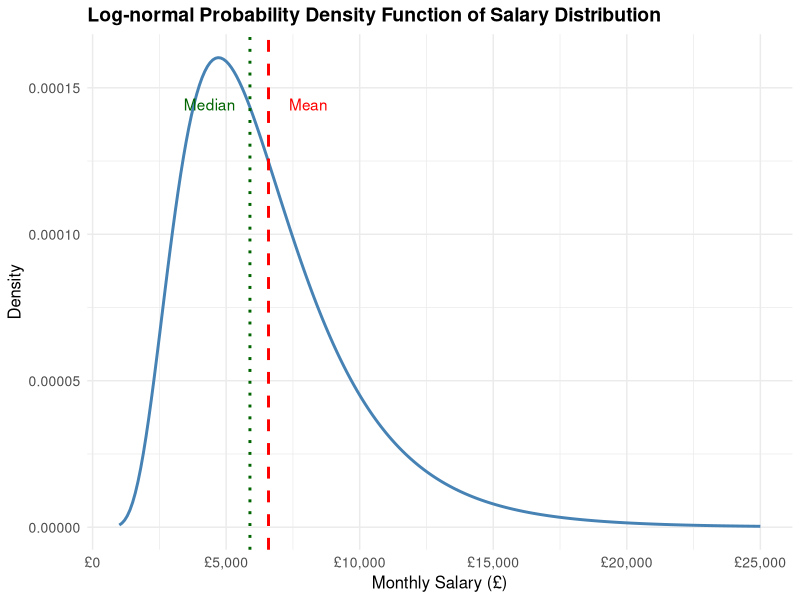
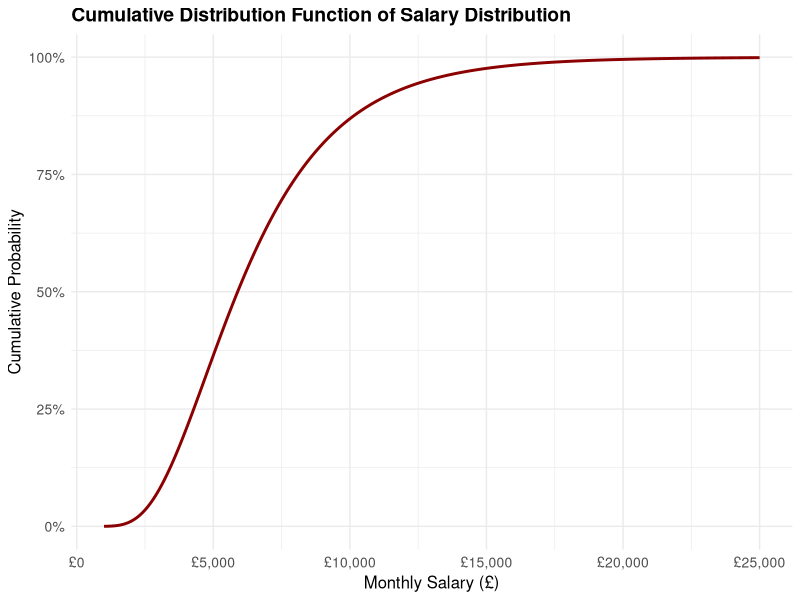
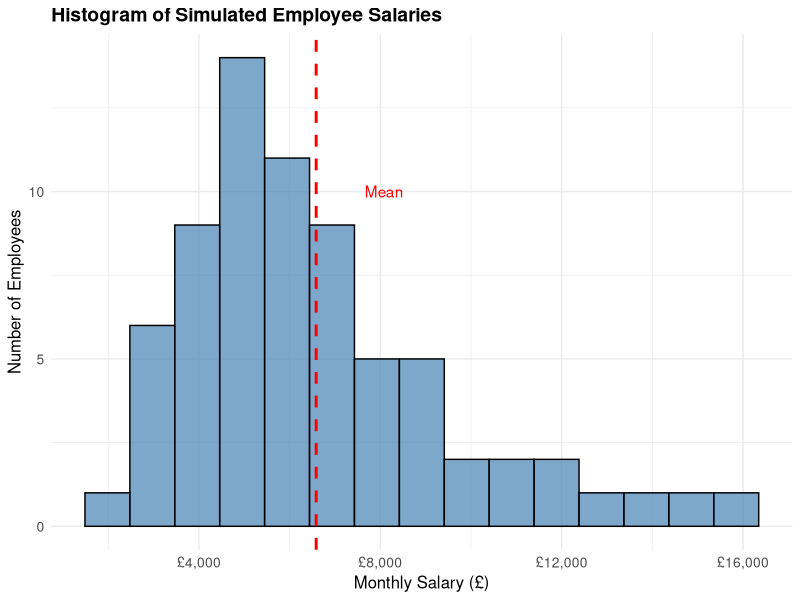
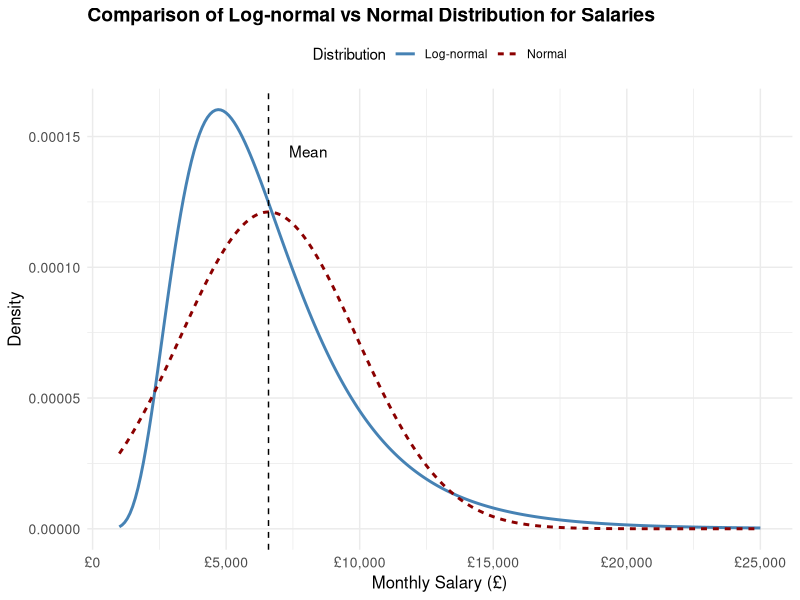
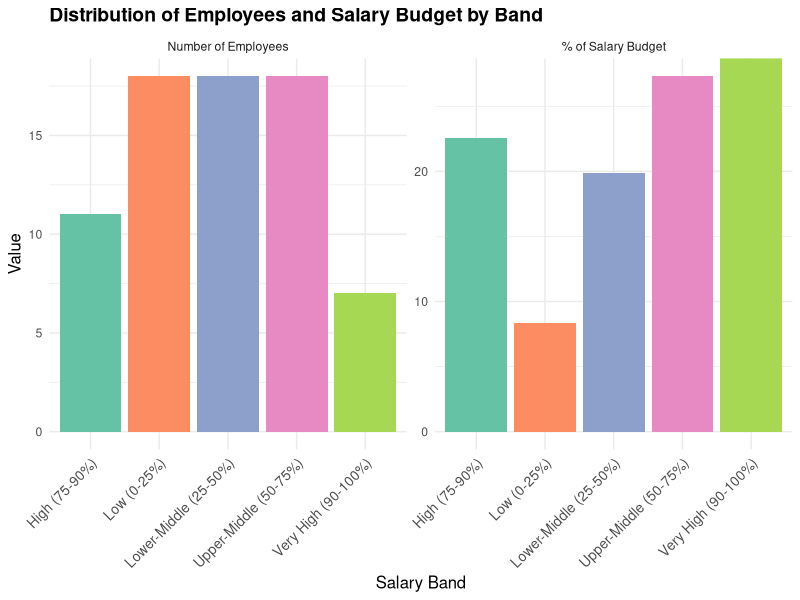
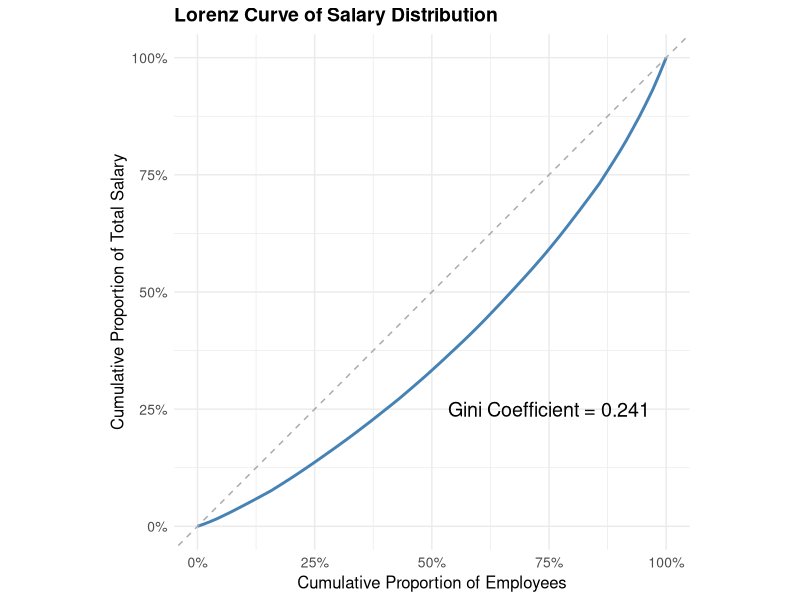

The R script that drew these images, in order:
## ---- chunk 1
knitr::opts_chunk$set(echo = TRUE, warning = FALSE, message = FALSE)
# Check and install required packages if needed
if (!require("ggplot2")) install.packages("ggplot2")
if (!require("dplyr")) install.packages("dplyr")
if (!require("scales")) install.packages("scales")
if (!require("knitr")) install.packages("knitr")
if (!require("tidyr")) install.packages("tidyr")

# Load required libraries
library(ggplot2)
library(dplyr)
library(scales)
library(knitr)
library(tidyr)
## ---- chunk 2
# Company parameters
total_monthly_salary <- 461000  # Total monthly salary expenditure in GBP
num_employees <- 70             # Number of employees
mean_salary <- total_monthly_salary / num_employees  # Mean monthly salary

# Display basic statistics
company_stats <- data.frame(
  Statistic = c("Total Monthly Salary Expenditure", "Number of Employees", "Mean Monthly Salary"),
  Value = c(paste0("£", format(total_monthly_salary, big.mark=",")), 
            num_employees, 
            paste0("£", format(mean_salary, digits=2, big.mark=",", nsmall=2)))
)

kable(company_stats, align = "lr", caption = "Company Parameters")
## ---- chunk 3
# Assume a coefficient of variation (CV) for salaries
cv <- 0.5  # Typical for medium-sized companies

# Calculate log-normal parameters
sigma_squared <- log(1 + cv^2)
sigma <- sqrt(sigma_squared)
mu <- log(mean_salary) - sigma_squared/2

# Display log-normal parameters
lognormal_params <- data.frame(
  Parameter = c("μ (mu)", "σ (sigma)", "σ² (sigma squared)"),
  Value = c(round(mu, 4), round(sigma, 4), round(sigma_squared, 4)),
  Description = c("Mean of logarithm of salary", 
                  "Standard deviation of logarithm of salary", 
                  "Variance of logarithm of salary")
)

kable(lognormal_params, align = "llr", caption = "Log-normal Distribution Parameters")
## ---- chunk 4
# Create sequence of salary values
salary_seq <- seq(1000, 25000, by = 100)

# Calculate PDF values
pdf_values <- dlnorm(salary_seq, meanlog = mu, sdlog = sigma)

# Create data frame for plotting
pdf_df <- data.frame(
  Salary = salary_seq,
  Density = pdf_values
)

# Plot PDF
pdf_plot <- ggplot(pdf_df, aes(x = Salary, y = Density)) +
  geom_line(size = 1, color = "steelblue") +
  geom_vline(xintercept = mean_salary, linetype = "dashed", color = "red", size = 1) +
  geom_vline(xintercept = exp(mu), linetype = "dotted", color = "darkgreen", size = 1) +
  annotate("text", x = mean_salary + 1500, y = max(pdf_values) * 0.9, 
           label = "Mean", color = "red") +
  annotate("text", x = exp(mu) - 1500, y = max(pdf_values) * 0.9, 
           label = "Median", color = "darkgreen") +
  labs(
    title = "Log-normal Probability Density Function of Salary Distribution",
    x = "Monthly Salary (£)",
    y = "Density"
  ) +
  scale_x_continuous(labels = scales::comma_format(prefix = "£")) +
  theme_minimal() +
  theme(
    plot.title = element_text(size = 14, face = "bold"),
    axis.title = element_text(size = 12),
    axis.text = element_text(size = 10)
  )

print(pdf_plot)
## ---- chunk 5
# Calculate CDF values
cdf_values <- plnorm(salary_seq, meanlog = mu, sdlog = sigma)

# Create data frame for plotting
cdf_df <- data.frame(
  Salary = salary_seq,
  Cumulative_Probability = cdf_values
)

# Plot CDF
cdf_plot <- ggplot(cdf_df, aes(x = Salary, y = Cumulative_Probability)) +
  geom_line(size = 1, color = "darkred") +
  labs(
    title = "Cumulative Distribution Function of Salary Distribution",
    x = "Monthly Salary (£)",
    y = "Cumulative Probability"
  ) +
  scale_x_continuous(labels = scales::comma_format(prefix = "£")) +
  scale_y_continuous(labels = scales::percent_format()) +
  theme_minimal() +
  theme(
    plot.title = element_text(size = 14, face = "bold"),
    axis.title = element_text(size = 12),
    axis.text = element_text(size = 10)
  )

print(cdf_plot)
## ---- chunk 6
# Define percentiles of interest
percentiles <- c(0.1, 0.25, 0.5, 0.75, 0.9, 0.95, 0.99)

# Calculate salary at each percentile
salary_percentiles <- qlnorm(percentiles, meanlog = mu, sdlog = sigma)

# Create data frame for display
percentile_df <- data.frame(
  Percentile = paste0(percentiles * 100, "%"),
  Monthly_Salary = paste0("£", format(round(salary_percentiles), big.mark=",")),
  Annual_Salary = paste0("£", format(round(salary_percentiles * 12), big.mark=",")),
  Estimated_Employees = round(c(
    num_employees * 0.10,  # 10th percentile
    num_employees * 0.15,  # 25th percentile
    num_employees * 0.25,  # 50th percentile
    num_employees * 0.15,  # 75th percentile
    num_employees * 0.10,  # 90th percentile
    num_employees * 0.05,  # 95th percentile
    num_employees * 0.03   # 99th percentile
  ))
)

# Add executive level
percentile_df <- rbind(percentile_df, data.frame(
  Percentile = "Top (executives)",
  Monthly_Salary = "£22,500+",
  Annual_Salary = "£270,000+",
  Estimated_Employees = 2
))

kable(percentile_df, align = "llrr", caption = "Salary Percentiles and Distribution of Employees")
## ---- chunk 7
# Set seed for reproducibility
set.seed(123)

# Simulate 70 salaries from log-normal distribution
simulated_salaries <- rlnorm(num_employees, meanlog = mu, sdlog = sigma)

# Adjust to ensure total matches exactly £461,000
adjustment_factor <- total_monthly_salary / sum(simulated_salaries)
simulated_salaries <- simulated_salaries * adjustment_factor

# Create data frame for simulated employees
employee_df <- data.frame(
  Employee_ID = 1:num_employees,
  Monthly_Salary = simulated_salaries
) %>%
  arrange(desc(Monthly_Salary))

# Create histogram of simulated salaries
salary_hist <- ggplot(employee_df, aes(x = Monthly_Salary)) +
  geom_histogram(bins = 15, fill = "steelblue", color = "black", alpha = 0.7) +
  geom_vline(xintercept = mean_salary, linetype = "dashed", color = "red", size = 1) +
  annotate("text", x = mean_salary + 1500, y = 10, 
           label = "Mean", color = "red") +
  labs(
    title = "Histogram of Simulated Employee Salaries",
    x = "Monthly Salary (£)",
    y = "Number of Employees"
  ) +
  scale_x_continuous(labels = scales::comma_format(prefix = "£")) +
  theme_minimal() +
  theme(
    plot.title = element_text(size = 14, face = "bold"),
    axis.title = element_text(size = 12),
    axis.text = element_text(size = 10)
  )

print(salary_hist)

# Display top 10 highest-paid employees
top_10 <- head(employee_df, 10) %>%
  mutate(
    # Store numeric values for calculations
    Monthly_Value = Monthly_Salary,
    Annual_Value = Monthly_Value * 12,
    # Format for display
    Monthly_Salary = paste0("£", format(round(Monthly_Value), big.mark=",")),
    Annual_Salary = paste0("£", format(round(Annual_Value), big.mark=","))
  ) %>%
  select(Employee_ID, Monthly_Salary, Annual_Salary)

kable(top_10, align = "rrr", caption = "Top 10 Highest-Paid Employees (Simulated)")

## ---- chunk 8
# Calculate normal distribution parameters that would give same mean
normal_mean <- mean_salary
normal_sd <- mean_salary * cv  # Using same coefficient of variation

# Generate normal pdf
normal_pdf <- dnorm(salary_seq, mean = normal_mean, sd = normal_sd)

# Combined data frame for comparison
comparison_df <- data.frame(
  Salary = rep(salary_seq, 2),
  Density = c(pdf_values, normal_pdf),
  Distribution = rep(c("Log-normal", "Normal"), each = length(salary_seq))
)

# Plot comparison
comparison_plot <- ggplot(comparison_df, aes(x = Salary, y = Density, color = Distribution, linetype = Distribution)) +
  geom_line(size = 1) +
  geom_vline(xintercept = mean_salary, linetype = "dashed", color = "black", size = 0.5) +
  annotate("text", x = mean_salary + 1500, y = max(comparison_df$Density) * 0.9, 
           label = "Mean", color = "black") +
  labs(
    title = "Comparison of Log-normal vs Normal Distribution for Salaries",
    x = "Monthly Salary (£)",
    y = "Density"
  ) +
  scale_x_continuous(labels = scales::comma_format(prefix = "£")) +
  scale_color_manual(values = c("Log-normal" = "steelblue", "Normal" = "darkred")) +
  theme_minimal() +
  theme(
    plot.title = element_text(size = 14, face = "bold"),
    axis.title = element_text(size = 12),
    axis.text = element_text(size = 10),
    legend.position = "top"
  )

print(comparison_plot)
## ---- chunk 9
# Create bands based on percentiles
bands <- data.frame(
  Band = c("Low (0-25%)", "Lower-Middle (25-50%)", "Upper-Middle (50-75%)", "High (75-90%)", "Very High (90-100%)"),
  Lower = c(0, 0.25, 0.5, 0.75, 0.9),
  Upper = c(0.25, 0.5, 0.75, 0.9, 1),
  Color = c("#66c2a5", "#fc8d62", "#8da0cb", "#e78ac3", "#a6d854")
)

# Calculate salary ranges for each band
bands$Lower_Salary <- qlnorm(bands$Lower, meanlog = mu, sdlog = sigma)
bands$Upper_Salary <- qlnorm(bands$Upper, meanlog = mu, sdlog = sigma)
bands$Midpoint_Salary <- (bands$Lower_Salary + bands$Upper_Salary) / 2
bands$Employee_Count <- round(num_employees * (bands$Upper - bands$Lower))
bands$Total_Band_Salary <- bands$Midpoint_Salary * bands$Employee_Count
bands$Percentage_Budget <- bands$Total_Band_Salary / total_monthly_salary * 100

# Format for display
bands_display <- bands %>%
  select(Band, Lower_Salary, Upper_Salary, Employee_Count, Percentage_Budget) %>%
  mutate(
    Salary_Range = paste0("£", format(round(Lower_Salary), big.mark=","), " - £", 
                        format(round(Upper_Salary), big.mark=",")),
    Percentage_Budget = paste0(round(Percentage_Budget, 1), "%")
  ) %>%
  select(Band, Salary_Range, Employee_Count, Percentage_Budget)

kable(bands_display, align = "llrr", 
      caption = "Salary Distribution by Percentile Bands")

# Create visualization of employee count and budget allocation by band
band_summary <- bands %>%
  select(Band, Employee_Count, Percentage_Budget, Color) %>%
  pivot_longer(cols = c(Employee_Count, Percentage_Budget),
               names_to = "Metric", 
               values_to = "Value")

# Create grouped bar chart
band_plot <- ggplot(band_summary, aes(x = Band, y = Value, fill = Band)) +
  geom_col() +
  facet_wrap(~Metric, scales = "free_y", 
             labeller = labeller(Metric = c("Employee_Count" = "Number of Employees", 
                                           "Percentage_Budget" = "% of Salary Budget"))) +
  scale_fill_manual(values = bands$Color) +
  labs(
    title = "Distribution of Employees and Salary Budget by Band",
    x = "Salary Band",
    y = "Value"
  ) +
  theme_minimal() +
  theme(
    plot.title = element_text(size = 14, face = "bold"),
    axis.title = element_text(size = 12),
    axis.text.x = element_text(angle = 45, hjust = 1, size = 10),
    legend.position = "none"
  )

print(band_plot)
## ---- chunk 10
# Sort simulated salaries
sorted_salaries <- sort(simulated_salaries)

# Calculate cumulative percentage of employees and salaries
cum_employees <- (1:num_employees) / num_employees
cum_salaries <- cumsum(sorted_salaries) / sum(sorted_salaries)

# Create data frame for Lorenz curve
lorenz_df <- data.frame(
  cum_employees = c(0, cum_employees),
  cum_salaries = c(0, cum_salaries)
)

# Calculate Gini coefficient
gini <- 1 - 2 * sum(diff(lorenz_df$cum_employees) * 
                    (lorenz_df$cum_salaries[-1] + lorenz_df$cum_salaries[-length(lorenz_df$cum_salaries)])/2)

# Plot Lorenz curve
lorenz_plot <- ggplot(lorenz_df, aes(x = cum_employees, y = cum_salaries)) +
  geom_line(size = 1, color = "steelblue") +
  geom_abline(intercept = 0, slope = 1, linetype = "dashed", color = "darkgrey") +
  annotate("text", x = 0.75, y = 0.25, 
           label = paste("Gini Coefficient =", round(gini, 3)), 
           size = 5) +
  labs(
    title = "Lorenz Curve of Salary Distribution",
    x = "Cumulative Proportion of Employees",
    y = "Cumulative Proportion of Total Salary"
  ) +
  scale_x_continuous(labels = scales::percent_format()) +
  scale_y_continuous(labels = scales::percent_format()) +
  coord_fixed() +
  theme_minimal() +
  theme(
    plot.title = element_text(size = 14, face = "bold"),
    axis.title = element_text(size = 12),
    axis.text = element_text(size = 10)
  )

print(lorenz_plot)
## ---- chunk 11
# Create summary table of key metrics
summary_stats <- data.frame(
  Metric = c(
    "Mean Monthly Salary",
    "Median Monthly Salary",
    "Standard Deviation",
    "Coefficient of Variation",
    "Minimum (10th Percentile)",
    "Maximum (99th Percentile)",
    "Gini Coefficient",
    "Total Monthly Expenditure",
    "Total Annual Expenditure"
  ),
  Value = c(
    paste0("£", format(round(mean_salary), big.mark=",")),
    paste0("£", format(round(exp(mu)), big.mark=",")),
    paste0("£", format(round(mean_salary * cv), big.mark=",")),
    round(cv, 2),
    paste0("£", format(round(qlnorm(0.1, meanlog = mu, sdlog = sigma)), big.mark=",")),
    paste0("£", format(round(qlnorm(0.99, meanlog = mu, sdlog = sigma)), big.mark=",")),
    round(gini, 3),
    paste0("£", format(round(total_monthly_salary), big.mark=",")),
    paste0("£", format(round(total_monthly_salary * 12), big.mark=","))
  )
)

kable(summary_stats, align = "lr", caption = "Summary of Key Salary Distribution Metrics")
